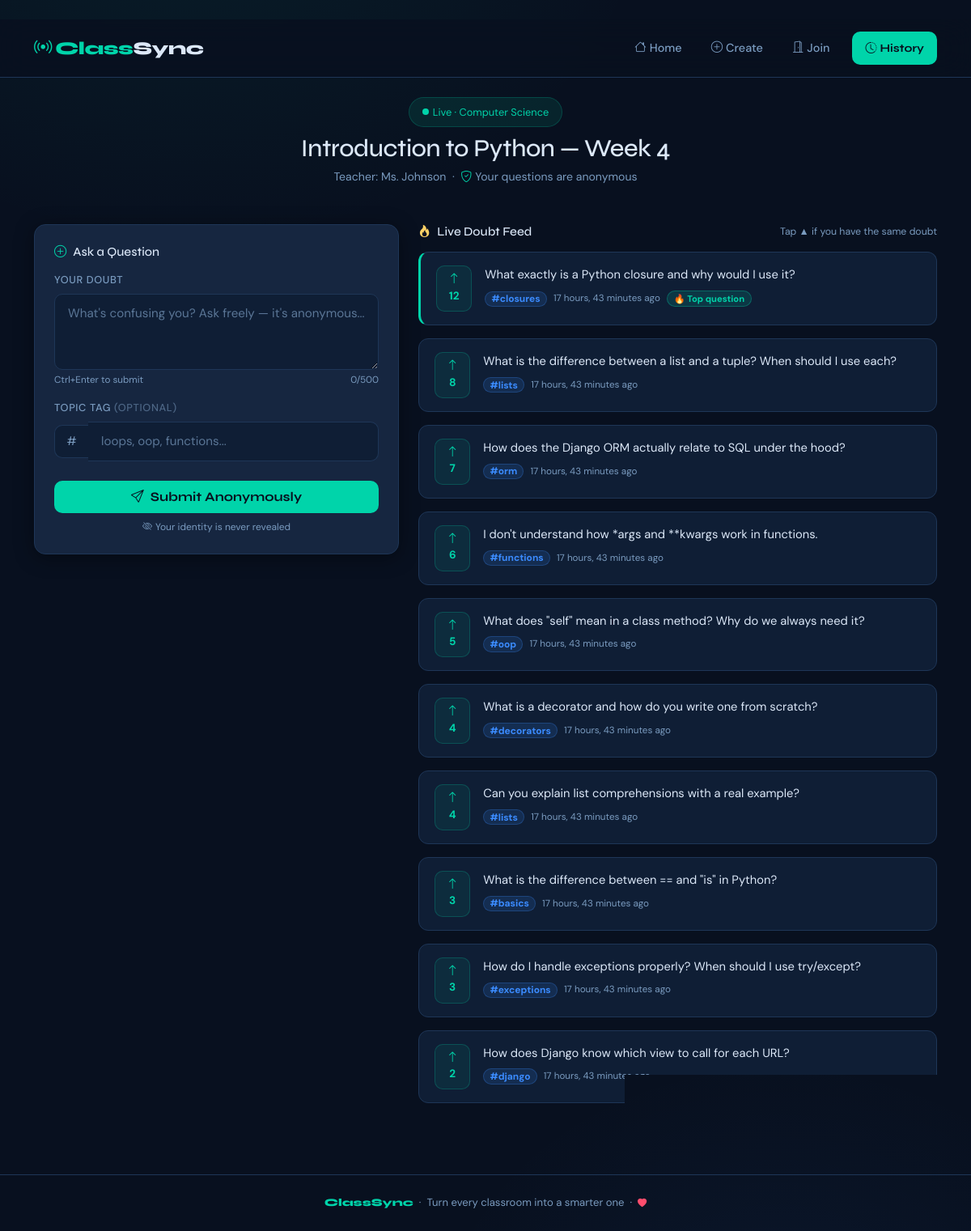
/session/1234/student/, run on the app's committed database.
### classsync/models.py (models this page shows, shortened)
class Session(models.Model):
    title        = models.CharField(max_length=200)
    subject      = models.CharField(max_length=100)
    pin          = models.CharField(max_length=4, unique=True, default=generate_pin)
    teacher_name = models.CharField(max_length=100)
    is_active    = models.BooleanField(default=True)
    created_at   = models.DateTimeField(auto_now_add=True)
    class Meta:
        ordering = ['-created_at']

class Doubt(models.Model):
    session      = models.ForeignKey(Session, on_delete=models.CASCADE, related_name='doubts')
    text         = models.TextField(max_length=500)
    topic_tag    = models.CharField(max_length=80, blank=True, default='')
    votes        = models.IntegerField(default=0)
    is_answered  = models.BooleanField(default=False)
    submitted_at = models.DateTimeField(auto_now_add=True)
    class Meta:
        ordering = ['-votes', '-submitted_at']

### classsync/views.py (the view)
# urls.py: path('session/<str:pin>/student/',    views.student_room,      name='student_room'),
def student_room(request, pin):
    session = get_object_or_404(Session, pin=pin, is_active=True)
    if not request.session.get('voter_key'):
        request.session['voter_key'] = str(uuid.uuid4())
    doubts = session.doubts.filter(is_answered=False)
    return render(request, 'classsync/student_room.html', {'session': session, 'doubts': doubts})

### classsync/templates/classsync/student_room.html (shortened to what this page needs)
﻿{% extends 'classsync/base.html' %}
{% block content %}
<div class="container py-4">
  <div class="text-center mb-5 fade-in-up">
    <div class="mb-2">
      <span class="rounded-pill px-3 py-2 d-inline-flex align-items-center"
            style="background:rgba(0,212,170,0.1); color:var(--cs-teal); border:1px solid rgba(0,212,170,0.2); font-size:0.8rem;">
        <span class="live-dot"></span>Live · {{ session.subject }}
      </span>
    </div>
    <h2 style="font-size:1.9rem; letter-spacing:-0.5px; margin-bottom:0.4rem;">{{ session.title }}</h2>
    <p style="color:var(--cs-muted); font-size:0.88rem;">
      Teacher: {{ session.teacher_name }} &nbsp;·&nbsp;
      <i class="bi bi-shield-check me-1" style="color:var(--cs-teal);"></i>Your questions are anonymous
    </p>
  </div>
  <div class="row g-4 justify-content-center">
    <div class="col-lg-5 col-md-6">
      <div class="cs-card p-4 fade-in-up stagger-1" style="position:sticky; top:80px;">
        <h6 class="mb-3" style="font-size:0.95rem;">
          <i class="bi bi-plus-circle me-2" style="color:var(--cs-teal);"></i>Ask a Question
        </h6>
        <div id="submitForm">
          <div class="mb-3">
            <label class="cs-label d-block">Your doubt</label>
            <textarea id="doubtText" class="form-control cs-input" rows="3"
                      placeholder="What's confusing you? Ask freely — it's anonymous..."
                      maxlength="500"></textarea>
            <div class="d-flex justify-content-between mt-1">
              <span style="font-size:0.73rem; color:var(--cs-muted);">Ctrl+Enter to submit</span>
              <span style="font-size:0.73rem; color:var(--cs-muted);"><span id="charCount">0</span>/500</span>
            </div>
          </div>
          <div class="mb-4">
            <label class="cs-label d-block">Topic tag <span style="opacity:0.55;">(optional)</span></label>
            <div style="display:flex; align-items:center; gap:0;">
              <span style="background:var(--cs-surface); border:1.5px solid var(--cs-border); border-right:none;
                           border-radius:10px 0 0 10px; padding:0.75rem 0.9rem; color:var(--cs-muted); font-size:0.95rem; line-height:1;">#</span>
              <input type="text" id="topicTag" class="form-control cs-input"
                     placeholder="loops, oop, functions..." maxlength="40"
                     style="border-radius:0 10px 10px 0 !important; border-left:none !important;" />
            </div>
          </div>
          <button onclick="submitDoubt()" id="submitBtn" class="btn-teal btn w-100 py-2">
            <i class="bi bi-send me-2"></i>Submit Anonymously
          </button>
          <p class="text-center mt-2 mb-0" style="font-size:0.75rem; color:var(--cs-muted);">
            <i class="bi bi-eye-slash me-1"></i>Your identity is never revealed
          </p>
        </div>
      </div>
    </div>
    <div class="col-lg-7 col-md-6">
      <div class="d-flex align-items-center justify-content-between mb-3 fade-in-up stagger-1">
        <h6 class="mb-0" style="font-size:0.95rem;">
          <i class="bi bi-fire me-2" style="color:var(--cs-yellow);"></i>Live Doubt Feed
        </h6>
        <span style="font-size:0.77rem; color:var(--cs-muted);">Tap ▲ if you have the same doubt</span>
      </div>
      <div id="doubtFeed" class="d-flex flex-column gap-3 fade-in-up stagger-2">
        {% for doubt in doubts %}
        <div class="doubt-card {% if forloop.first %}top-doubt{% endif %}" id="sdoubt-{{ doubt.id }}">
          <div class="d-flex align-items-start gap-3">
            <div class="flex-shrink-0">
              <button id="upbtn-{{ doubt.id }}" onclick="upvote({{ doubt.id }}, this)"
                      class="d-flex flex-column align-items-center gap-1"
                      style="background:rgba(0,212,170,0.08); border:1.5px solid rgba(0,212,170,0.22);
                             color:var(--cs-teal); border-radius:10px; padding:0.5rem 0.6rem;
                             cursor:pointer; transition:all 0.2s; min-width:44px;">
                <i class="bi bi-arrow-up" style="font-size:0.9rem;"></i>
                <span style="font-size:0.85rem; font-weight:700;" id="vcount-{{ doubt.id }}">{{ doubt.votes }}</span>
              </button>
            </div>
            <div class="flex-grow-1">
              <div style="font-size:0.92rem; line-height:1.55;">{{ doubt.text }}</div>
              <div class="d-flex align-items-center gap-2 mt-2 flex-wrap">
                {% if doubt.topic_tag %}<span class="badge-topic badge">#{{ doubt.topic_tag }}</span>{% endif %}
                <span style="font-size:0.73rem; color:var(--cs-muted);">{{ doubt.submitted_at|timesince }} ago</span>
                {% if forloop.first %}<span class="badge-vote badge" style="font-size:0.7rem;">🔥 Top question</span>{% endif %}
              </div>
            </div>
          </div>
        </div>
        {% empty %}
        <div class="text-center py-5" id="feedEmpty">
          <div style="font-size:2.5rem; margin-bottom:0.75rem;">🤔</div>
          <p style="color:var(--cs-muted);">No doubts yet — be the first to ask!</p>
        </div>
        {% endfor %}
      </div>
    </div>
  </div>
</div>
{% endblock %}

### classsync/templates/classsync/base.html (style rules this page uses)
:root { --cs-navy: #08101f; --cs-surface: #0f1e35; --cs-card: #162640; --cs-border: #1e3657; --cs-teal: #00d4aa; --cs-teal-dim: #00a882; --cs-blue: #3b8bff; --cs-red: #ff4d6d; --cs-yellow: #ffd166; --cs-text: #dce8f8; --cs-muted: #7a9bbf; --cs-font-head: 'Syne', sans-serif; --cs-font-body: 'DM Sans', sans-serif; --cs-radius: 14px; --cs-shadow: 0 4px 24px rgba(0,0,0,0.4); }
*, *::before, *::after { box-sizing: border-box; }
html { scroll-behavior: smooth; }
body { background: var(--cs-navy); color: var(--cs-text); font-family: var(--cs-font-body); font-weight: 400; min-height: 100vh; background-image: radial-gradient(ellipse 80% 50% at 20% -10%, rgba(0,212,170,0.07) 0%, transparent 60%), radial-gradient(ellipse 60% 40% at 80% 110%, rgba(59,139,255,0.06) 0%, transparent 60%); }
h1, h2, h3, h4, h5, h6, .font-head { font-family: var(--cs-font-head); }
.live-dot { display: inline-block; width: 8px; height: 8px; background: var(--cs-teal); border-radius: 50%; margin-right: 5px; animation: pulse-dot 1.6s infinite; }
.cs-card { background: var(--cs-card); border: 1px solid var(--cs-border); border-radius: var(--cs-radius); box-shadow: var(--cs-shadow); }
.btn-teal { background: var(--cs-teal); color: var(--cs-navy); font-family: var(--cs-font-head); font-weight: 700; border: none; border-radius: 10px; padding: 0.65rem 1.5rem; transition: background 0.2s, transform 0.15s, box-shadow 0.2s; cursor: pointer; text-decoration: none; display: inline-block; }
.cs-input { background: var(--cs-surface) !important; border: 1.5px solid var(--cs-border) !important; color: var(--cs-text) !important; border-radius: 10px !important; padding: 0.75rem 1rem !important; font-family: var(--cs-font-body); font-size: 0.95rem; transition: border-color 0.2s, box-shadow 0.2s; }
.cs-input::placeholder { color: var(--cs-muted) !important; opacity: 0.7; }
.cs-label { font-size: 0.8rem; font-weight: 500; color: var(--cs-muted); letter-spacing: 0.05em; text-transform: uppercase; margin-bottom: 0.45rem; }
.badge-vote { background: rgba(0,212,170,0.14); color: var(--cs-teal); border: 1px solid rgba(0,212,170,0.3); font-size: 0.82rem; font-weight: 700; padding: 0.3em 0.7em; border-radius: 20px; white-space: nowrap; }
.badge-topic { background: rgba(59,139,255,0.14); color: var(--cs-blue); border: 1px solid rgba(59,139,255,0.25); font-size: 0.75rem; padding: 0.22em 0.6em; border-radius: 20px; }
.doubt-card { background: var(--cs-surface); border: 1px solid var(--cs-border); border-radius: 12px; padding: 1rem 1.2rem; transition: border-color 0.2s, transform 0.18s; }
.doubt-card.top-doubt { border-left: 3px solid var(--cs-teal); }
.fade-in-up { animation: fadeInUp 0.55s ease both; }
.stagger-1 { animation-delay: 0.08s; }
.stagger-2 { animation-delay: 0.16s; }

### data on the page
Session: subject "Computer Science", title "Introduction to Python — Week 4", teacher_name "Ms. Johnson"
Doubt: votes "12", text "What exactly is a Python closure and why would I use it?", topic_tag "closures", submitted_at "17 hours, 43 minutes", shows "🔥 Top question"
Doubt: votes "8", text "What is the difference between a list and a tuple? When should I use each?", topic_tag "lists", submitted_at "17 hours, 43 minutes"
Doubt: votes "7", text "How does the Django ORM actually relate to SQL under the hood?", topic_tag "orm", submitted_at "17 hours, 43 minutes"
Doubt: votes "6", text "I don't understand how *args and **kwargs work in functions.", topic_tag "functions", submitted_at "17 hours, 43 minutes"
Doubt: votes "5", text "What does \"self\" mean in a class method? Why do we always need it?", topic_tag "oop", submitted_at "17 hours, 43 minutes"
Doubt: votes "4", text "What is a decorator and how do you write one from scratch?", topic_tag "decorators", submitted_at "17 hours, 43 minutes"
Doubt: votes "4", text "Can you explain list comprehensions with a real example?", topic_tag "lists", submitted_at "17 hours, 43 minutes"
Doubt: votes "3", text "What is the difference between == and \"is\" in Python?", topic_tag "basics", submitted_at "17 hours, 43 minutes"
Doubt: votes "3", text "How do I handle exceptions properly? When should I use try/except?", topic_tag "exceptions", submitted_at "17 hours, 43 minutes"
Doubt: votes "2", text "How does Django know which view to call for each URL?", topic_tag "django", submitted_at "17 hours, 43 minutes"
